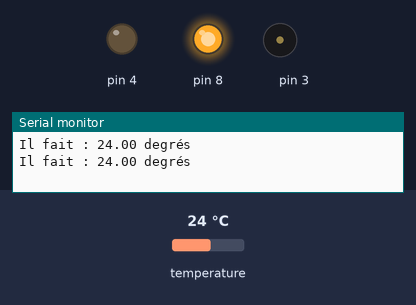
A sketch run on a simulated Arduino Uno, built with avr-gcc and run on an emulated ATmega328P. On the bench: output pins drawn as LEDs (lit = HIGH), buzzer (waves = sounding), the last lines printed to the serial monitor. The inputs (shaded band) are chosen by the test bench; at power-on: temperature 24 °C.

Above: at 4.3 s.
4.4 s: temperature set to 29.5 °C
8.5 s: temperature set to 30.4 °C
At 10.6 s:
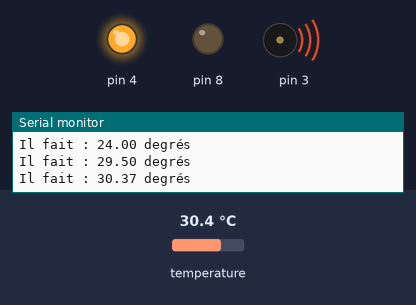
12.2 s: temperature set to 12 °C
At 16.8 s:
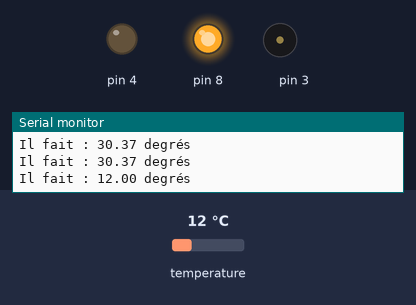
17.1 s: temperature set to 33 °C
At 19.1 s:
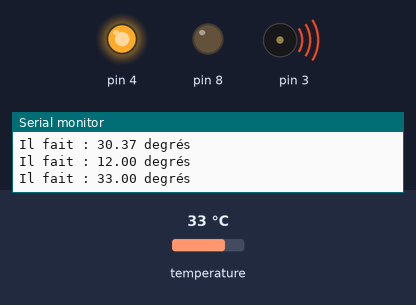
Timing chart, 0 to 20.6 s (numbered marks = the images above; inputs shaded):
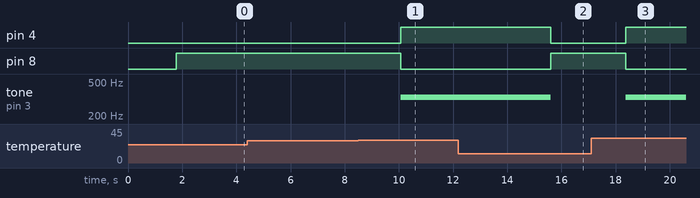

Measured:
- the behaviour switches between 30 and 30.1 °C on temperature (found by bisection; images 0 and 1)
- after the input at 8.5 s, pin 4: LOW → HIGH after 1.6 s; pin 8: HIGH → LOW after 1.6 s; tone on pin 3: silent → 330 Hz after 1.6 s
- after the input at 12.2 s, pin 4: HIGH → LOW after 3.4 s; pin 8: LOW → HIGH after 3.4 s; tone on pin 3: 330 Hz → silent after 3.4 s
- after the input at 17.1 s, pin 4: LOW → HIGH after 1.3 s; pin 8: HIGH → LOW after 1.3 s; tone on pin 3: silent → 330 Hz after 1.3 s

The sketch:

tempv1.ino
```cpp
#include <OneWire.h>
#include <DallasTemperature.h>
#define ONE_WIRE_BUS 2
OneWire oneWire(ONE_WIRE_BUS);
DallasTemperature sensors(&oneWire);
int note = 330;

void setup(void){
  Serial.begin(9600);
  pinMode(8,OUTPUT);
  pinMode(4,OUTPUT);
   sensors.begin();
}

void loop(void){
 sensors.requestTemperatures();
 Serial.print("Il fait : ");
 float temperature = sensors.getTempCByIndex(0);
 Serial.print(temperature);
 Serial.println(" degrés");
 delay(1000);

  if( temperature > 30)
  {
    digitalWrite(8,LOW);
    digitalWrite(4,HIGH);
    tone(3, note);
    delay(1000);
  }

  else{
    digitalWrite(8,HIGH);
    digitalWrite(4,LOW);
    noTone(3);
    delay(1000);
  }
}
```
